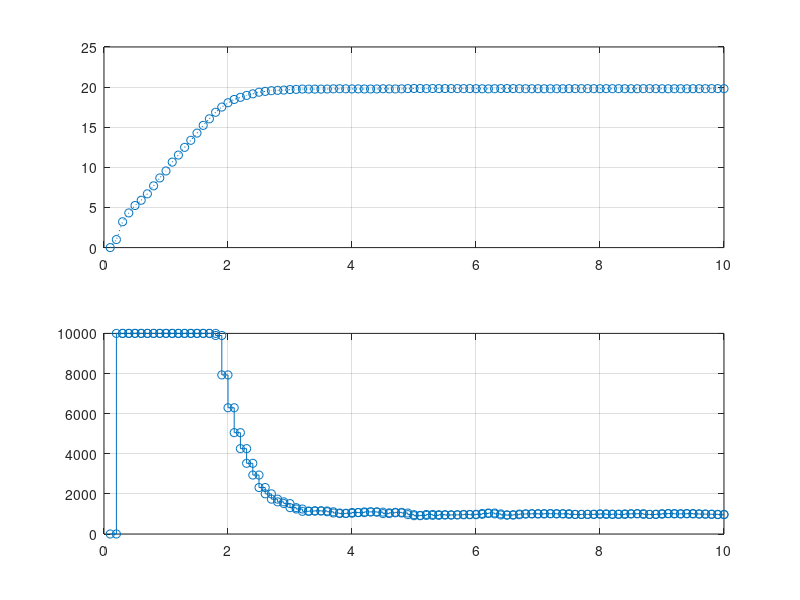
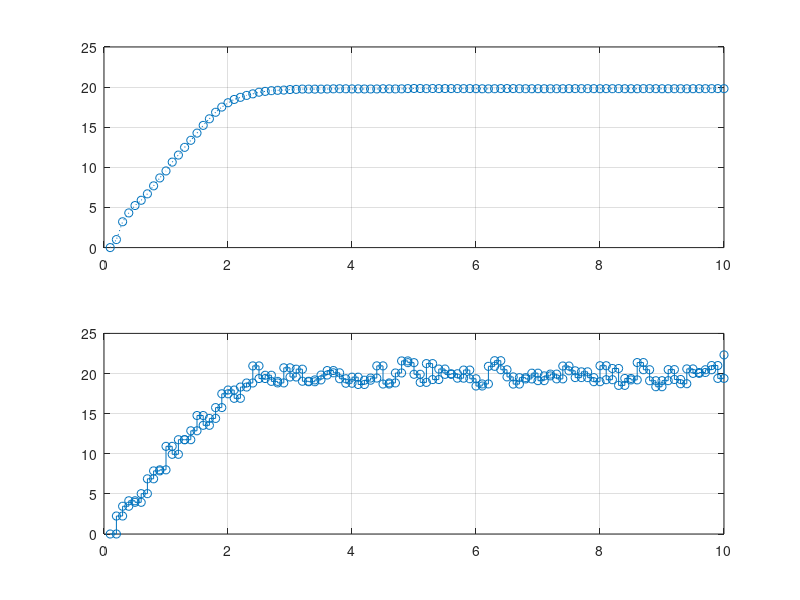

Here is the MATLAB script that generated these plots, in order:
clear all;
clc;

%% System modeling
dt = 0.1;
T  = 100;

d = 50;
m = 1000;

a = 1-d/m*dt;
b = dt/m;

%% Initialization
x0     = 0;
xArray = [];
x      = [x0 0 0 0 0 0 0 0]'; 
y      = 0;
yArray = [];

%% Kalman
P = 100;
C = 1;
Q = 0;
R = 1;

%% Constraint
xlow  = -10;
ulow  = 0;
xhigh = 100;
uhigh = 10000;

lb = [xlow*ones(4,1); ulow*ones(4,1)];
ub = [xhigh*ones(4,1); uhigh*ones(4,1)];

%% Weights
q = 10000;
r = 0.001;

%% Input reference
xref = 20;

%% Simulation

G = [q 0 0 0 0 0 0 0;
     0 q 0 0 0 0 0 0;
     0 0 q 0 0 0 0 0;
     0 0 0 q 0 0 0 0;
     0 0 0 0 r 0 0 0;
     0 0 0 0 0 r 0 0;
     0 0 0 0 0 0 r 0;
     0 0 0 0 0 0 0 r];
Aeq = [1 0 0 0 -b 0 0 0;
       -a 1 0 0 0 -b 0 0;
       0 -a 1 0 0 0 -b 0;
       0 0 -a 1 0 0 0 -b];

f   = [-q*xref*ones(4,1);zeros(4,1)];

%%
for i = 1:T
    xArray = [xArray x];
    yArray = [yArray y];
    
    beq = [a*x0 0 0 0]';
    x   = quadprog(G,f,[],[],Aeq,beq,lb,ub);
    
    y = a*x0+b*x(5)+ sqrt(R)*randn; % output
    
    % predict
    x0  = a*x0+b*x(5);
    P   = a*P*a' + Q;
    % update
    K   = P*C'*inv(C*P*C'+R);
    x0  = x0 + K*(y-C*x0);
    P   = (eye(1)-K*C)*P;
end

%% Plotting
figure(1)
subplot(2,1,1)
plot(dt:dt:T*dt,xArray(1,:),'o:')
ylim([0 25])
grid on;
subplot(2,1,2)
stairs(dt:dt:T*dt,xArray(5,:), 'o-')
grid on;
figure(2)
subplot(2,1,1)
plot(dt:dt:T*dt,xArray(1,:),'o:')
ylim([0 25])
grid on;
subplot(2,1,2)
stairs(dt:dt:T*dt,yArray, 'o-')
grid on;